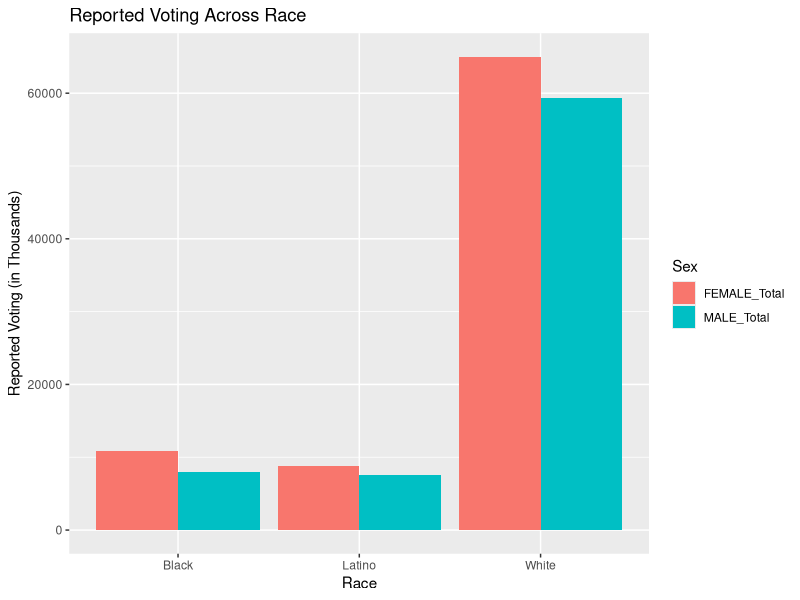

Write the R code that produced this figure.
library("ggplot2")
library("tidyverse")

 df_w <- read.csv("white_alone_formatted.csv", stringsAsFactors = FALSE)
 df_l <- read.csv("latino_alone_formatted.csv", stringsAsFactors = FALSE)
 df_b <- read.csv("black_alone_formatted.csv", stringsAsFactors = FALSE)

 #Remove NA rows from the latino dataset
 
 df_l <- df_l[-c(19:39), ]
 
 #Add a "Race column"
 df_w$Race <- "White"
 df_l$Race <- "Latino"
 df_b$Race <- "Black"
 
 #Rename column names across all three datasets to "Age_and_Sex"
 df_w <- df_w %>% 
   rename(Age_and_Sex = White.Alone)
 
 df_l <- df_l %>% 
   rename(Age_and_Sex = Hispanic.or.Latino.Alone)
 
 df_b <- df_b %>% 
   rename(Age_and_Sex = Black.Alone)
 
 #merging datasets
 white_latino <- rbind(df_w, df_l)
 all_three_df <- rbind(white_latino, df_b)
 
 #filter down to what I need to use for the grouped bar chart
 
 barchart_df <- all_three_df[c(7, 13, 25, 31, 43, 49), ]
 
 #create grouped bar chart
 grouped_bar <- ggplot(barchart_df, aes(fill=Age_and_Sex, y=ReportedVoted, x=Race)) +
   geom_bar(position = "dodge", stat = "identity") 
 
 print(grouped_bar + labs(
   title = "Reported Voting Across Race",
   fill = "Sex",
   y= "Reported Voting (in Thousands)", x = "Race"))
 
